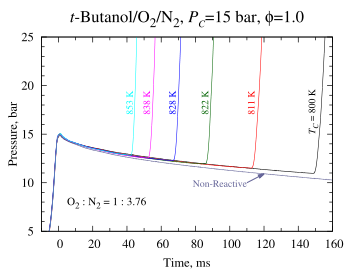

Write the gnuplot code that produced this figure.
reset
set term postscript enhanced eps font "Times,18" color size 9cm,7cm dl 2.0
set output "tbuoh-15bar.eps"
set yrange[5:25]
set xrange [-10:160]
set xlabel "Time, ms"
set ylabel "Pressure, bar" offset 2
set title "{/=24 {/Times-Italic t}-Butanol/O_{2}/N_{2}, {/Times-Italic P_{/*0.75 C}}=15 bar, {/Symbol f}=1.0}"
unset key
set mxtics
set mytics 5
set xtics scale 1.25,0.75 
set ytics scale 1.25,0.75
set bmargin 3.5
set datafile separator ","

set label at 5,8 "{/=16 O_{2} : N_{2} = 1 : 3.76}"
set label at 148,15 rotate by 90 tc rgb "#000000" "{/=14 {/Times-Italic T_{C}} = 800 K}"
set label at 112,17 rotate by 90 tc rgb "#FF0000" "{/=14 811 K}"
set label at 85,17 rotate by 90 tc rgb "#006400" "{/=14 822 K}"
set label at 66,17 rotate by 90 tc rgb "#0000FF" "{/=14 828 K}"
set label at 51,17 rotate by 90 tc rgb "#FF00FF" "{/=14 838 K}"
set label at 41,17 rotate by 90 tc rgb "#00FFFF" "{/=14 853 K}"
set label at 110,10 right tc rgb "#666699" "{/=14 Non-Reactive}"

set arrow from 110,10 to 120,10.9 filled size 0.01,15 lc rgb "#666699" lw 1.5

plot 'tbuoh-15bar.txt' u 1:2 w lines lt 1 lw 1.5 lc rgb "#000000",\
     'tbuoh-15bar.txt' u 3:4 w lines lt 1 lw 1.5 lc rgb "#FF0000",\
     'tbuoh-15bar.txt' u 5:6 w lines lt 1 lw 1.5 lc rgb "#006400",\
     'tbuoh-15bar.txt' u 7:8 w lines lt 1 lw 1.5 lc rgb "#0000FF",\
     'tbuoh-15bar.txt' u 9:10 w lines lt 1 lw 1.5 lc rgb "#FF00FF",\
     'tbuoh-15bar.txt' u 11:12 w lines lt 1 lw 1.5 lc rgb "#00FFFF",\
     'tbuoh-15bar.txt' u ($13+0.7):14 w lines lt 1 lw 1.5 lc rgb "#666699"

set output
